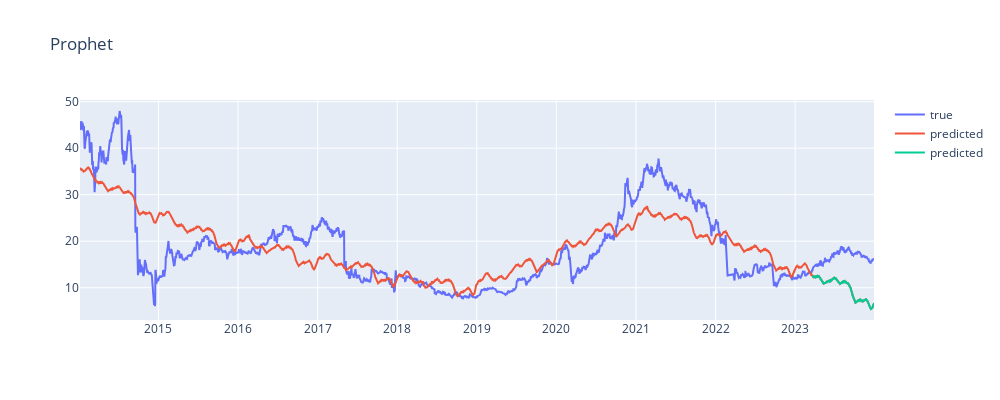

This figure's notebook cell:
### Code cell
fig = go.Figure()

fig.add_trace(go.Scatter(x=result['ds'],
                        y=result['y']
                        , name="true"))
fig.add_trace(go.Scatter(x=forecast_all['ds'],
                        y=forecast_all['yhat']
                        , name="predicted"))
fig.add_trace(go.Scatter(x=forecast['ds'],
                        y=forecast['yhat']
                        , name="predicted"))

fig.update_layout(title_text="Prophet",
                  height=400, width=1000).show()

### Figure 1 — Plotly figure (JSON) as saved in the notebook; plotly's stock layout.template omitted (floating-point values rounded to 4 significant figures; data arrays with more than 128 entries replaced by an {"elided": "..."} marker saying what was removed)
{"data": [{"name": "true", "type": "scatter", "x": {"elided": "2503 str values"}, "y": {"elided": "2503 float values"}}, {"name": "predicted", "type": "scatter", "x": {"elided": "2503 str values"}, "y": {"elided": "2503 float values"}}, {"name": "predicted", "type": "scatter", "x": {"elided": "200 str values"}, "y": {"elided": "200 float values"}}], "layout": {"height": 400, "title": {"text": "Prophet"}, "width": 1000}}
